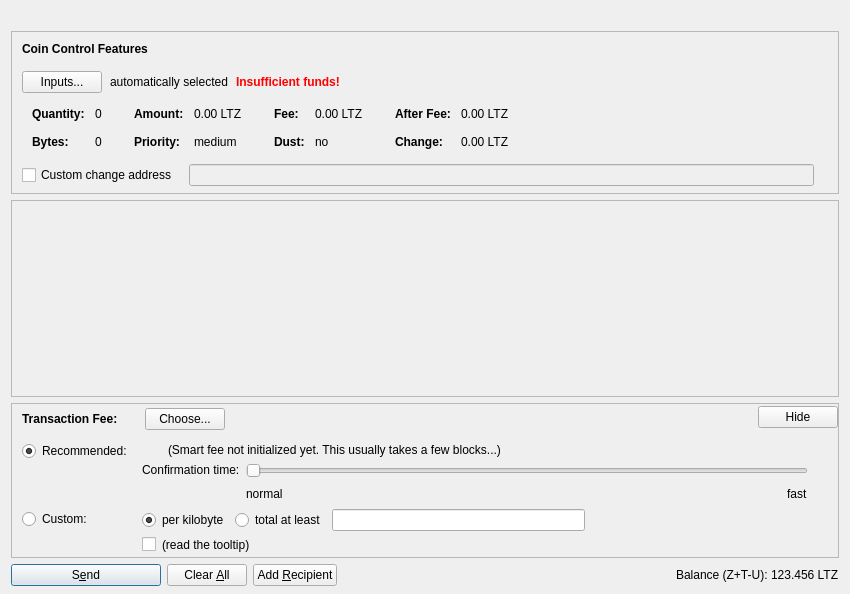
<?xml version="1.0" encoding="UTF-8"?>
<ui version="4.0">
 <class>SendCoinsDialog</class>
 <widget class="QDialog" name="SendCoinsDialog">
  <property name="geometry">
   <rect>
    <x>0</x>
    <y>0</y>
    <width>850</width>
    <height>594</height>
   </rect>
  </property>
  <property name="windowTitle">
   <string>Send Coins</string>
  </property>
  <layout class="QVBoxLayout" name="verticalLayout" stretch="0,0,1,0,0">
   <property name="bottomMargin">
    <number>8</number>
   </property>
   <item>
    <widget class="QLabel" name="labelLogo">
     <property name="text">
      <string/>
     </property>
     <property name="pixmap">
      <pixmap resource="../bitcoin.qrc">:/images/logo</pixmap>
     </property>
     <property name="margin">
      <number>10</number>
     </property>
    </widget>
   </item>
   <item>
    <widget class="QFrame" name="frameCoinControl">
     <property name="sizePolicy">
      <sizepolicy hsizetype="Expanding" vsizetype="Expanding">
       <horstretch>0</horstretch>
       <verstretch>0</verstretch>
      </sizepolicy>
     </property>
     <property name="maximumSize">
      <size>
       <width>16777215</width>
       <height>16777215</height>
      </size>
     </property>
     <property name="frameShape">
      <enum>QFrame::StyledPanel</enum>
     </property>
     <property name="frameShadow">
      <enum>QFrame::Sunken</enum>
     </property>
     <layout class="QVBoxLayout" name="verticalLayoutCoinControl2">
      <property name="spacing">
       <number>0</number>
      </property>
      <property name="leftMargin">
       <number>0</number>
      </property>
      <property name="topMargin">
       <number>0</number>
      </property>
      <property name="rightMargin">
       <number>0</number>
      </property>
      <property name="bottomMargin">
       <number>6</number>
      </property>
      <item>
       <layout class="QVBoxLayout" name="verticalLayoutCoinControl" stretch="0,0,0,0,1">
        <property name="spacing">
         <number>0</number>
        </property>
        <property name="leftMargin">
         <number>10</number>
        </property>
        <property name="topMargin">
         <number>10</number>
        </property>
        <item>
         <layout class="QHBoxLayout" name="horizontalLayoutCoinControl1">
          <property name="bottomMargin">
           <number>15</number>
          </property>
          <item>
           <widget class="QLabel" name="labelCoinControlFeatures">
            <property name="sizePolicy">
             <sizepolicy hsizetype="Preferred" vsizetype="Maximum">
              <horstretch>0</horstretch>
              <verstretch>0</verstretch>
             </sizepolicy>
            </property>
            <property name="font">
             <font>
              <weight>75</weight>
              <bold>true</bold>
             </font>
            </property>
            <property name="styleSheet">
             <string notr="true">font-weight:bold;</string>
            </property>
            <property name="text">
             <string>Coin Control Features</string>
            </property>
           </widget>
          </item>
         </layout>
        </item>
        <item>
         <layout class="QHBoxLayout" name="horizontalLayoutCoinControl2" stretch="0,0,0,0">
          <property name="spacing">
           <number>8</number>
          </property>
          <property name="bottomMargin">
           <number>10</number>
          </property>
          <item>
           <widget class="QPushButton" name="pushButtonCoinControl">
            <property name="styleSheet">
             <string notr="true"/>
            </property>
            <property name="text">
             <string>Inputs...</string>
            </property>
            <property name="autoDefault">
             <bool>false</bool>
            </property>
           </widget>
          </item>
          <item>
           <widget class="QLabel" name="labelCoinControlAutomaticallySelected">
            <property name="text">
             <string>automatically selected</string>
            </property>
            <property name="margin">
             <number>5</number>
            </property>
           </widget>
          </item>
          <item>
           <widget class="QLabel" name="labelCoinControlInsuffFunds">
            <property name="font">
             <font>
              <weight>75</weight>
              <bold>true</bold>
             </font>
            </property>
            <property name="styleSheet">
             <string notr="true">color:red;font-weight:bold;</string>
            </property>
            <property name="text">
             <string>Insufficient funds!</string>
            </property>
            <property name="margin">
             <number>5</number>
            </property>
           </widget>
          </item>
          <item>
           <spacer name="horizontalSpacerCoinControl">
            <property name="orientation">
             <enum>Qt::Horizontal</enum>
            </property>
            <property name="sizeHint" stdset="0">
             <size>
              <width>40</width>
              <height>1</height>
             </size>
            </property>
           </spacer>
          </item>
         </layout>
        </item>
        <item>
         <widget class="QWidget" name="widgetCoinControl" native="true">
          <property name="sizePolicy">
           <sizepolicy hsizetype="Preferred" vsizetype="Preferred">
            <horstretch>0</horstretch>
            <verstretch>0</verstretch>
           </sizepolicy>
          </property>
          <property name="minimumSize">
           <size>
            <width>0</width>
            <height>0</height>
           </size>
          </property>
          <property name="styleSheet">
           <string notr="true"/>
          </property>
          <layout class="QHBoxLayout" name="horizontalLayoutCoinControl5">
           <property name="leftMargin">
            <number>0</number>
           </property>
           <property name="topMargin">
            <number>0</number>
           </property>
           <property name="rightMargin">
            <number>0</number>
           </property>
           <property name="bottomMargin">
            <number>0</number>
           </property>
           <item>
            <layout class="QHBoxLayout" name="horizontalLayoutCoinControl3" stretch="0,0,0,1">
             <property name="spacing">
              <number>20</number>
             </property>
             <property name="topMargin">
              <number>0</number>
             </property>
             <property name="bottomMargin">
              <number>10</number>
             </property>
             <item>
              <layout class="QFormLayout" name="formLayoutCoinControl1">
               <property name="horizontalSpacing">
                <number>10</number>
               </property>
               <property name="verticalSpacing">
                <number>14</number>
               </property>
               <property name="leftMargin">
                <number>10</number>
               </property>
               <property name="topMargin">
                <number>4</number>
               </property>
               <property name="rightMargin">
                <number>6</number>
               </property>
               <item row="0" column="0">
                <widget class="QLabel" name="labelCoinControlQuantityText">
                 <property name="font">
                  <font>
                   <weight>75</weight>
                   <bold>true</bold>
                  </font>
                 </property>
                 <property name="text">
                  <string>Quantity:</string>
                 </property>
                 <property name="margin">
                  <number>0</number>
                 </property>
                </widget>
               </item>
               <item row="0" column="1">
                <widget class="QLabel" name="labelCoinControlQuantity">
                 <property name="cursor">
                  <cursorShape>IBeamCursor</cursorShape>
                 </property>
                 <property name="contextMenuPolicy">
                  <enum>Qt::ActionsContextMenu</enum>
                 </property>
                 <property name="text">
                  <string notr="true">0</string>
                 </property>
                 <property name="margin">
                  <number>0</number>
                 </property>
                 <property name="textInteractionFlags">
                  <set>Qt::LinksAccessibleByMouse|Qt::TextSelectableByKeyboard|Qt::TextSelectableByMouse</set>
                 </property>
                </widget>
               </item>
               <item row="1" column="0">
                <widget class="QLabel" name="labelCoinControlBytesText">
                 <property name="font">
                  <font>
                   <weight>75</weight>
                   <bold>true</bold>
                  </font>
                 </property>
                 <property name="text">
                  <string>Bytes:</string>
                 </property>
                </widget>
               </item>
               <item row="1" column="1">
                <widget class="QLabel" name="labelCoinControlBytes">
                 <property name="cursor">
                  <cursorShape>IBeamCursor</cursorShape>
                 </property>
                 <property name="contextMenuPolicy">
                  <enum>Qt::ActionsContextMenu</enum>
                 </property>
                 <property name="text">
                  <string notr="true">0</string>
                 </property>
                 <property name="textInteractionFlags">
                  <set>Qt::LinksAccessibleByMouse|Qt::TextSelectableByKeyboard|Qt::TextSelectableByMouse</set>
                 </property>
                </widget>
               </item>
              </layout>
             </item>
             <item>
              <layout class="QFormLayout" name="formLayoutCoinControl2">
               <property name="horizontalSpacing">
                <number>10</number>
               </property>
               <property name="verticalSpacing">
                <number>14</number>
               </property>
               <property name="leftMargin">
                <number>6</number>
               </property>
               <property name="topMargin">
                <number>4</number>
               </property>
               <property name="rightMargin">
                <number>6</number>
               </property>
               <item row="0" column="0">
                <widget class="QLabel" name="labelCoinControlAmountText">
                 <property name="font">
                  <font>
                   <weight>75</weight>
                   <bold>true</bold>
                  </font>
                 </property>
                 <property name="text">
                  <string>Amount:</string>
                 </property>
                 <property name="margin">
                  <number>0</number>
                 </property>
                </widget>
               </item>
               <item row="0" column="1">
                <widget class="QLabel" name="labelCoinControlAmount">
                 <property name="cursor">
                  <cursorShape>IBeamCursor</cursorShape>
                 </property>
                 <property name="contextMenuPolicy">
                  <enum>Qt::ActionsContextMenu</enum>
                 </property>
                 <property name="text">
                  <string notr="true">0.00 LTZ</string>
                 </property>
                 <property name="textInteractionFlags">
                  <set>Qt::LinksAccessibleByMouse|Qt::TextSelectableByKeyboard|Qt::TextSelectableByMouse</set>
                 </property>
                </widget>
               </item>
               <item row="1" column="0">
                <widget class="QLabel" name="labelCoinControlPriorityText">
                 <property name="font">
                  <font>
                   <weight>75</weight>
                   <bold>true</bold>
                  </font>
                 </property>
                 <property name="text">
                  <string>Priority:</string>
                 </property>
                </widget>
               </item>
               <item row="1" column="1">
                <widget class="QLabel" name="labelCoinControlPriority">
                 <property name="cursor">
                  <cursorShape>IBeamCursor</cursorShape>
                 </property>
                 <property name="contextMenuPolicy">
                  <enum>Qt::ActionsContextMenu</enum>
                 </property>
                 <property name="text">
                  <string notr="true">medium</string>
                 </property>
                 <property name="textInteractionFlags">
                  <set>Qt::LinksAccessibleByMouse|Qt::TextSelectableByKeyboard|Qt::TextSelectableByMouse</set>
                 </property>
                </widget>
               </item>
              </layout>
             </item>
             <item>
              <layout class="QFormLayout" name="formLayoutCoinControl3">
               <property name="horizontalSpacing">
                <number>10</number>
               </property>
               <property name="verticalSpacing">
                <number>14</number>
               </property>
               <property name="leftMargin">
                <number>6</number>
               </property>
               <property name="topMargin">
                <number>4</number>
               </property>
               <property name="rightMargin">
                <number>6</number>
               </property>
               <item row="0" column="0">
                <widget class="QLabel" name="labelCoinControlFeeText">
                 <property name="font">
                  <font>
                   <weight>75</weight>
                   <bold>true</bold>
                  </font>
                 </property>
                 <property name="text">
                  <string>Fee:</string>
                 </property>
                 <property name="margin">
                  <number>0</number>
                 </property>
                </widget>
               </item>
               <item row="0" column="1">
                <widget class="QLabel" name="labelCoinControlFee">
                 <property name="cursor">
                  <cursorShape>IBeamCursor</cursorShape>
                 </property>
                 <property name="contextMenuPolicy">
                  <enum>Qt::ActionsContextMenu</enum>
                 </property>
                 <property name="text">
                  <string notr="true">0.00 LTZ</string>
                 </property>
                 <property name="textInteractionFlags">
                  <set>Qt::LinksAccessibleByMouse|Qt::TextSelectableByKeyboard|Qt::TextSelectableByMouse</set>
                 </property>
                </widget>
               </item>
               <item row="1" column="0">
                <widget class="QLabel" name="labelCoinControlLowOutputText">
                 <property name="font">
                  <font>
                   <weight>75</weight>
                   <bold>true</bold>
                  </font>
                 </property>
                 <property name="text">
                  <string>Dust:</string>
                 </property>
                </widget>
               </item>
               <item row="1" column="1">
                <widget class="QLabel" name="labelCoinControlLowOutput">
                 <property name="cursor">
                  <cursorShape>IBeamCursor</cursorShape>
                 </property>
                 <property name="contextMenuPolicy">
                  <enum>Qt::ActionsContextMenu</enum>
                 </property>
                 <property name="text">
                  <string notr="true">no</string>
                 </property>
                 <property name="textInteractionFlags">
                  <set>Qt::LinksAccessibleByMouse|Qt::TextSelectableByKeyboard|Qt::TextSelectableByMouse</set>
                 </property>
                </widget>
               </item>
              </layout>
             </item>
             <item>
              <layout class="QFormLayout" name="formLayoutCoinControl4">
               <property name="horizontalSpacing">
                <number>10</number>
               </property>
               <property name="verticalSpacing">
                <number>14</number>
               </property>
               <property name="leftMargin">
                <number>6</number>
               </property>
               <property name="topMargin">
                <number>4</number>
               </property>
               <property name="rightMargin">
                <number>6</number>
               </property>
               <item row="0" column="0">
                <widget class="QLabel" name="labelCoinControlAfterFeeText">
                 <property name="font">
                  <font>
                   <weight>75</weight>
                   <bold>true</bold>
                  </font>
                 </property>
                 <property name="text">
                  <string>After Fee:</string>
                 </property>
                 <property name="margin">
                  <number>0</number>
                 </property>
                </widget>
               </item>
               <item row="0" column="1">
                <widget class="QLabel" name="labelCoinControlAfterFee">
                 <property name="cursor">
                  <cursorShape>IBeamCursor</cursorShape>
                 </property>
                 <property name="contextMenuPolicy">
                  <enum>Qt::ActionsContextMenu</enum>
                 </property>
                 <property name="text">
                  <string notr="true">0.00 LTZ</string>
                 </property>
                 <property name="textInteractionFlags">
                  <set>Qt::LinksAccessibleByMouse|Qt::TextSelectableByKeyboard|Qt::TextSelectableByMouse</set>
                 </property>
                </widget>
               </item>
               <item row="1" column="0">
                <widget class="QLabel" name="labelCoinControlChangeText">
                 <property name="font">
                  <font>
                   <weight>75</weight>
                   <bold>true</bold>
                  </font>
                 </property>
                 <property name="text">
                  <string>Change:</string>
                 </property>
                </widget>
               </item>
               <item row="1" column="1">
                <widget class="QLabel" name="labelCoinControlChange">
                 <property name="cursor">
                  <cursorShape>IBeamCursor</cursorShape>
                 </property>
                 <property name="contextMenuPolicy">
                  <enum>Qt::ActionsContextMenu</enum>
                 </property>
                 <property name="text">
                  <string notr="true">0.00 LTZ</string>
                 </property>
                 <property name="textInteractionFlags">
                  <set>Qt::LinksAccessibleByMouse|Qt::TextSelectableByKeyboard|Qt::TextSelectableByMouse</set>
                 </property>
                </widget>
               </item>
              </layout>
             </item>
            </layout>
           </item>
          </layout>
         </widget>
        </item>
        <item>
         <layout class="QHBoxLayout" name="horizontalLayoutCoinControl4" stretch="0,0,0">
          <property name="spacing">
           <number>12</number>
          </property>
          <property name="sizeConstraint">
           <enum>QLayout::SetDefaultConstraint</enum>
          </property>
          <property name="topMargin">
           <number>5</number>
          </property>
          <property name="rightMargin">
           <number>5</number>
          </property>
          <item>
           <widget class="QCheckBox" name="checkBoxCoinControlChange">
            <property name="toolTip">
             <string>If this is activated, but the change address is empty or invalid, change will be sent to a newly generated address.</string>
            </property>
            <property name="text">
             <string>Custom change address</string>
            </property>
           </widget>
          </item>
          <item>
           <widget class="QValidatedLineEdit" name="lineEditCoinControlChange">
            <property name="enabled">
             <bool>false</bool>
            </property>
            <property name="sizePolicy">
             <sizepolicy hsizetype="Expanding" vsizetype="Fixed">
              <horstretch>0</horstretch>
              <verstretch>0</verstretch>
             </sizepolicy>
            </property>
           </widget>
          </item>
          <item>
           <widget class="QLabel" name="labelCoinControlChangeLabel">
            <property name="sizePolicy">
             <sizepolicy hsizetype="Preferred" vsizetype="Expanding">
              <horstretch>0</horstretch>
              <verstretch>0</verstretch>
             </sizepolicy>
            </property>
            <property name="minimumSize">
             <size>
              <width>0</width>
              <height>0</height>
             </size>
            </property>
            <property name="text">
             <string/>
            </property>
            <property name="margin">
             <number>3</number>
            </property>
           </widget>
          </item>
         </layout>
        </item>
        <item>
         <spacer name="verticalSpacerCoinControl">
          <property name="orientation">
           <enum>Qt::Vertical</enum>
          </property>
          <property name="sizeHint" stdset="0">
           <size>
            <width>800</width>
            <height>1</height>
           </size>
          </property>
         </spacer>
        </item>
       </layout>
      </item>
     </layout>
    </widget>
   </item>
   <item>
    <widget class="QScrollArea" name="scrollArea">
     <property name="widgetResizable">
      <bool>true</bool>
     </property>
     <widget class="QWidget" name="scrollAreaWidgetContents">
      <property name="geometry">
       <rect>
        <x>0</x>
        <y>0</y>
        <width>830</width>
        <height>68</height>
       </rect>
      </property>
      <layout class="QVBoxLayout" name="verticalLayout_2" stretch="0,1">
       <property name="leftMargin">
        <number>0</number>
       </property>
       <property name="topMargin">
        <number>0</number>
       </property>
       <property name="rightMargin">
        <number>0</number>
       </property>
       <property name="bottomMargin">
        <number>0</number>
       </property>
       <item>
        <layout class="QVBoxLayout" name="entries">
         <property name="spacing">
          <number>6</number>
         </property>
        </layout>
       </item>
       <item>
        <spacer name="verticalSpacer">
         <property name="orientation">
          <enum>Qt::Vertical</enum>
         </property>
         <property name="sizeHint" stdset="0">
          <size>
           <width>20</width>
           <height>40</height>
          </size>
         </property>
        </spacer>
       </item>
      </layout>
     </widget>
    </widget>
   </item>
   <item>
    <widget class="QFrame" name="frameFee">
     <property name="sizePolicy">
      <sizepolicy hsizetype="Expanding" vsizetype="Expanding">
       <horstretch>0</horstretch>
       <verstretch>0</verstretch>
      </sizepolicy>
     </property>
     <property name="maximumSize">
      <size>
       <width>16777215</width>
       <height>16777215</height>
      </size>
     </property>
     <property name="frameShape">
      <enum>QFrame::StyledPanel</enum>
     </property>
     <property name="frameShadow">
      <enum>QFrame::Sunken</enum>
     </property>
     <layout class="QVBoxLayout" name="verticalLayoutFee1">
      <property name="spacing">
       <number>0</number>
      </property>
      <property name="leftMargin">
       <number>0</number>
      </property>
      <property name="topMargin">
       <number>0</number>
      </property>
      <property name="rightMargin">
       <number>0</number>
      </property>
      <property name="bottomMargin">
       <number>0</number>
      </property>
      <item>
       <layout class="QVBoxLayout" name="verticalLayoutFee2" stretch="0,0,0">
        <property name="spacing">
         <number>0</number>
        </property>
        <property name="leftMargin">
         <number>10</number>
        </property>
        <property name="topMargin">
         <number>0</number>
        </property>
        <item>
         <layout class="QHBoxLayout" name="horizontalLayoutFee1">
          <property name="bottomMargin">
           <number>0</number>
          </property>
          <item>
           <layout class="QVBoxLayout" name="verticalLayoutFee7">
            <property name="spacing">
             <number>0</number>
            </property>
            <item>
             <spacer name="verticalSpacerSmartFee">
              <property name="orientation">
               <enum>Qt::Vertical</enum>
              </property>
              <property name="sizeType">
               <enum>QSizePolicy::Fixed</enum>
              </property>
              <property name="sizeHint" stdset="0">
               <size>
                <width>1</width>
                <height>4</height>
               </size>
              </property>
             </spacer>
            </item>
            <item>
             <layout class="QHBoxLayout" name="horizontalLayoutSmartFee">
              <property name="spacing">
               <number>10</number>
              </property>
              <item>
               <widget class="QLabel" name="labelFeeHeadline">
                <property name="sizePolicy">
                 <sizepolicy hsizetype="Preferred" vsizetype="Maximum">
                  <horstretch>0</horstretch>
                  <verstretch>0</verstretch>
                 </sizepolicy>
                </property>
                <property name="font">
                 <font>
                  <weight>75</weight>
                  <bold>true</bold>
                 </font>
                </property>
                <property name="styleSheet">
                 <string notr="true">font-weight:bold;</string>
                </property>
                <property name="text">
                 <string>Transaction Fee:</string>
                </property>
               </widget>
              </item>
              <item>
               <widget class="QLabel" name="labelFeeMinimized">
                <property name="text">
                 <string/>
                </property>
               </widget>
              </item>
              <item>
               <widget class="QPushButton" name="buttonChooseFee">
                <property name="text">
                 <string>Choose...</string>
                </property>
               </widget>
              </item>
             </layout>
            </item>
            <item>
             <spacer name="verticalSpacer_5">
              <property name="orientation">
               <enum>Qt::Vertical</enum>
              </property>
              <property name="sizeHint" stdset="0">
               <size>
                <width>1</width>
                <height>1</height>
               </size>
              </property>
             </spacer>
            </item>
           </layout>
          </item>
          <item>
           <spacer name="horizontalSpacer_4">
            <property name="orientation">
             <enum>Qt::Horizontal</enum>
            </property>
            <property name="sizeHint" stdset="0">
             <size>
              <width>40</width>
              <height>20</height>
             </size>
            </property>
           </spacer>
          </item>
          <item>
           <widget class="QPushButton" name="buttonMinimizeFee">
            <property name="toolTip">
             <string>collapse fee-settings</string>
            </property>
            <property name="text">
             <string>Hide</string>
            </property>
           </widget>
          </item>
         </layout>
        </item>
        <item>
         <widget class="QFrame" name="frameFeeSelection">
          <layout class="QVBoxLayout" name="verticalLayoutFee12">
           <property name="spacing">
            <number>0</number>
           </property>
           <property name="leftMargin">
            <number>0</number>
           </property>
           <property name="topMargin">
            <number>0</number>
           </property>
           <property name="rightMargin">
            <number>0</number>
           </property>
           <property name="bottomMargin">
            <number>0</number>
           </property>
           <item>
            <layout class="QGridLayout" name="gridLayoutFee">
             <property name="topMargin">
              <number>10</number>
             </property>
             <property name="bottomMargin">
              <number>4</number>
             </property>
             <property name="horizontalSpacing">
              <number>10</number>
             </property>
             <property name="verticalSpacing">
              <number>4</number>
             </property>
             <item row="1" column="1">
              <layout class="QVBoxLayout" name="verticalLayoutFee8">
               <property name="spacing">
                <number>6</number>
               </property>
               <item>
                <layout class="QHBoxLayout" name="horizontalLayoutFee13">
                 <item>
                  <widget class="QRadioButton" name="radioCustomPerKilobyte">
                   <property name="toolTip">
                    <string>If the custom fee is set to 1000 satoshis and the transaction is only 250 bytes, then &quot;per kilobyte&quot; only pays 250 satoshis in fee, while &quot;total at least&quot; pays 1000 satoshis. For transactions bigger than a kilobyte both pay by kilobyte.</string>
                   </property>
                   <property name="text">
                    <string>per kilobyte</string>
                   </property>
                   <property name="checked">
                    <bool>true</bool>
                   </property>
                   <attribute name="buttonGroup">
                    <string notr="true">groupCustomFee</string>
                   </attribute>
                  </widget>
                 </item>
                 <item>
                  <widget class="QRadioButton" name="radioCustomAtLeast">
                   <property name="toolTip">
                    <string>If the custom fee is set to 1000 satoshis and the transaction is only 250 bytes, then &quot;per kilobyte&quot; only pays 250 satoshis in fee, while &quot;total at least&quot; pays 1000 satoshis. For transactions bigger than a kilobyte both pay by kilobyte.</string>
                   </property>
                   <property name="text">
                    <string>total at least</string>
                   </property>
                   <attribute name="buttonGroup">
                    <string notr="true">groupCustomFee</string>
                   </attribute>
                  </widget>
                 </item>
                 <item>
                  <widget class="BitcoinAmountField" name="customFee"/>
                 </item>
                 <item>
                  <spacer name="horizontalSpacer_6">
                   <property name="orientation">
                    <enum>Qt::Horizontal</enum>
                   </property>
                   <property name="sizeHint" stdset="0">
                    <size>
                     <width>1</width>
                     <height>1</height>
                    </size>
                   </property>
                  </spacer>
                 </item>
                </layout>
               </item>
               <item>
                <layout class="QHBoxLayout" name="horizontalLayoutFee8">
                 <item>
                  <widget class="QCheckBox" name="checkBoxMinimumFee">
                   <property name="toolTip">
                    <string>Paying only the minimum fee is just fine as long as there is less transaction volume than space in the blocks. But be aware that this can end up in a never confirming transaction once there is more demand for bitcoin transactions than the network can process.</string>
                   </property>
                   <property name="text">
                    <string/>
                   </property>
                  </widget>
                 </item>
                 <item>
                  <widget class="QLabel" name="labelMinFeeWarning">
                   <property name="enabled">
                    <bool>true</bool>
                   </property>
                   <property name="toolTip">
                    <string>Paying only the minimum fee is just fine as long as there is less transaction volume than space in the blocks. But be aware that this can end up in a never confirming transaction once there is more demand for bitcoin transactions than the network can process.</string>
                   </property>
                   <property name="text">
                    <string>(read the tooltip)</string>
                   </property>
                   <property name="margin">
                    <number>5</number>
                   </property>
                  </widget>
                 </item>
                 <item>
                  <spacer name="horizontalSpacer_2">
                   <property name="orientation">
                    <enum>Qt::Horizontal</enum>
                   </property>
                   <property name="sizeHint" stdset="0">
                    <size>
                     <width>1</width>
                     <height>1</height>
                    </size>
                   </property>
                  </spacer>
                 </item>
                </layout>
               </item>
              </layout>
             </item>
             <item row="0" column="0">
              <layout class="QVBoxLayout" name="verticalLayoutFee4" stretch="0,1">
               <item>
                <widget class="QRadioButton" name="radioSmartFee">
                 <property name="text">
                  <string>Recommended:</string>
                 </property>
                 <property name="checked">
                  <bool>true</bool>
                 </property>
                 <attribute name="buttonGroup">
                  <string notr="true">groupFee</string>
                 </attribute>
                </widget>
               </item>
               <item>
                <spacer name="verticalSpacer_2">
                 <property name="orientation">
                  <enum>Qt::Vertical</enum>
                 </property>
                 <property name="sizeHint" stdset="0">
                  <size>
                   <width>1</width>
                   <height>1</height>
                  </size>
                 </property>
                </spacer>
               </item>
              </layout>
             </item>
             <item row="1" column="0">
              <layout class="QVBoxLayout" name="verticalLayoutFee9" stretch="0,1">
               <item>
                <widget class="QRadioButton" name="radioCustomFee">
                 <property name="text">
                  <string>Custom:</string>
                 </property>
                 <attribute name="buttonGroup">
                  <string notr="true">groupFee</string>
                 </attribute>
                </widget>
               </item>
               <item>
                <spacer name="verticalSpacer_6">
                 <property name="orientation">
                  <enum>Qt::Vertical</enum>
                 </property>
                 <property name="sizeHint" stdset="0">
                  <size>
                   <width>1</width>
                   <height>1</height>
                  </size>
                 </property>
                </spacer>
               </item>
              </layout>
             </item>
             <item row="0" column="1">
              <layout class="QVBoxLayout" name="verticalLayoutFee3" stretch="0,0,1">
               <property name="spacing">
                <number>6</number>
               </property>
               <property name="topMargin">
                <number>2</number>
               </property>
               <item>
                <layout class="QHBoxLayout" name="horizontalLayoutFee12">
                 <item>
                  <widget class="QLabel" name="labelSmartFee">
                   <property name="text">
                    <string/>
                   </property>
                   <property name="margin">
                    <number>2</number>
                   </property>
                  </widget>
                 </item>
                 <item>
                  <widget class="QLabel" name="labelFeeEstimation">
                   <property name="text">
                    <string/>
                   </property>
                  </widget>
                 </item>
                 <item>
                  <widget class="QLabel" name="labelSmartFee2">
                   <property name="text">
                    <string>(Smart fee not initialized yet. This usually takes a few blocks...)</string>
                   </property>
                   <property name="margin">
                    <number>2</number>
                   </property>
                  </widget>
                 </item>
                 <item>
                  <spacer name="horizontalSpacer_5">
                   <property name="orientation">
                    <enum>Qt::Horizontal</enum>
                   </property>
                   <property name="sizeHint" stdset="0">
                    <size>
                     <width>1</width>
                     <height>1</height>
                    </size>
                   </property>
                  </spacer>
                 </item>
                </layout>
               </item>
               <item>
                <layout class="QHBoxLayout" name="horizontalLayoutFee9">
                 <item>
                  <layout class="QVBoxLayout" name="verticalLayoutFee6">
                   <item>
                    <widget class="QLabel" name="labelSmartFee3">
                     <property name="text">
                      <string>Confirmation time:</string>
                     </property>
                     <property name="margin">
                      <number>2</number>
                     </property>
                    </widget>
                   </item>
                   <item>
                    <spacer name="verticalSpacer_3">
                     <property name="orientation">
                      <enum>Qt::Vertical</enum>
                     </property>
                     <property name="sizeHint" stdset="0">
                      <size>
                       <width>1</width>
                       <height>1</height>
                      </size>
                     </property>
                    </spacer>
                   </item>
                  </layout>
                 </item>
                 <item>
                  <layout class="QVBoxLayout" name="verticalLayoutFee5">
                   <property name="rightMargin">
                    <number>30</number>
                   </property>
                   <item>
                    <widget class="QSlider" name="sliderSmartFee">
                     <property name="minimum">
                      <number>0</number>
                     </property>
                     <property name="maximum">
                      <number>24</number>
                     </property>
                     <property name="pageStep">
                      <number>1</number>
                     </property>
                     <property name="value">
                      <number>0</number>
                     </property>
                     <property name="orientation">
                      <enum>Qt::Horizontal</enum>
                     </property>
                     <property name="invertedAppearance">
                      <bool>false</bool>
                     </property>
                     <property name="invertedControls">
                      <bool>false</bool>
                     </property>
                     <property name="tickPosition">
                      <enum>QSlider::NoTicks</enum>
                     </property>
                    </widget>
                   </item>
                   <item>
                    <layout class="QHBoxLayout" name="horizontalLayoutFee10">
                     <item>
                      <widget class="QLabel" name="labelSmartFeeNormal">
                       <property name="text">
                        <string>normal</string>
                       </property>
                      </widget>
                     </item>
                     <item>
                      <spacer name="horizontalSpacer_3">
                       <property name="orientation">
                        <enum>Qt::Horizontal</enum>
                       </property>
                       <property name="sizeHint" stdset="0">
                        <size>
                         <width>40</width>
                         <height>20</height>
                        </size>
                       </property>
                      </spacer>
                     </item>
                     <item>
                      <widget class="QLabel" name="labelSmartFeeFast">
                       <property name="text">
                        <string>fast</string>
                       </property>
                      </widget>
                     </item>
                    </layout>
                   </item>
                  </layout>
                 </item>
                </layout>
               </item>
               <item>
                <spacer name="verticalSpacer_4">
                 <property name="orientation">
                  <enum>Qt::Vertical</enum>
                 </property>
                 <property name="sizeHint" stdset="0">
                  <size>
                   <width>1</width>
                   <height>1</height>
                  </size>
                 </property>
                </spacer>
               </item>
              </layout>
             </item>
            </layout>
           </item>
          </layout>
         </widget>
        </item>
        <item>
         <spacer name="verticalSpacerFee">
          <property name="orientation">
           <enum>Qt::Vertical</enum>
          </property>
          <property name="sizeHint" stdset="0">
           <size>
            <width>800</width>
            <height>1</height>
           </size>
          </property>
         </spacer>
        </item>
       </layout>
      </item>
     </layout>
    </widget>
   </item>
   <item>
    <layout class="QHBoxLayout" name="horizontalLayout">
     <item>
      <widget class="QPushButton" name="sendButton">
       <property name="minimumSize">
        <size>
         <width>150</width>
         <height>0</height>
        </size>
       </property>
       <property name="toolTip">
        <string>Confirm the send action</string>
       </property>
       <property name="text">
        <string>S&amp;end</string>
       </property>
       <property name="icon">
        <iconset resource="../bitcoin.qrc">
         <normaloff>:/images/send2</normaloff>:/images/send2</iconset>
       </property>
       <property name="autoDefault">
        <bool>false</bool>
       </property>
       <property name="default">
        <bool>true</bool>
       </property>
      </widget>
     </item>
     <item>
      <widget class="QPushButton" name="clearButton">
       <property name="sizePolicy">
        <sizepolicy hsizetype="Minimum" vsizetype="Fixed">
         <horstretch>0</horstretch>
         <verstretch>0</verstretch>
        </sizepolicy>
       </property>
       <property name="toolTip">
        <string>Clear all fields of the form.</string>
       </property>
       <property name="text">
        <string>Clear &amp;All</string>
       </property>
       <property name="icon">
        <iconset resource="../bitcoin.qrc">
         <normaloff>:/images/clear</normaloff>:/images/clear</iconset>
       </property>
       <property name="autoDefault">
        <bool>false</bool>
       </property>
      </widget>
     </item>
     <item>
      <widget class="QPushButton" name="addButton">
       <property name="toolTip">
        <string>Send to multiple recipients at once</string>
       </property>
       <property name="text">
        <string>Add &amp;Recipient</string>
       </property>
       <property name="icon">
        <iconset resource="../bitcoin.qrc">
         <normaloff>:/images/add3</normaloff>:/images/add3</iconset>
       </property>
       <property name="autoDefault">
        <bool>false</bool>
       </property>
      </widget>
     </item>
     <item>
      <spacer name="horizontalSpacer">
       <property name="orientation">
        <enum>Qt::Horizontal</enum>
       </property>
       <property name="sizeHint" stdset="0">
        <size>
         <width>40</width>
         <height>20</height>
        </size>
       </property>
      </spacer>
     </item>
     <item>
      <layout class="QHBoxLayout" name="horizontalLayout_2">
       <property name="spacing">
        <number>3</number>
       </property>
       <item>
        <widget class="QLabel" name="label">
         <property name="sizePolicy">
          <sizepolicy hsizetype="Preferred" vsizetype="Fixed">
           <horstretch>0</horstretch>
           <verstretch>0</verstretch>
          </sizepolicy>
         </property>
         <property name="text">
          <string>Balance (Z+T-U):</string>
         </property>
        </widget>
       </item>
       <item>
        <widget class="QLabel" name="labelBalance">
         <property name="sizePolicy">
          <sizepolicy hsizetype="Preferred" vsizetype="Fixed">
           <horstretch>0</horstretch>
           <verstretch>0</verstretch>
          </sizepolicy>
         </property>
         <property name="cursor">
          <cursorShape>IBeamCursor</cursorShape>
         </property>
         <property name="toolTip">
          <string>This is the total balance available to be spent. It's calculate adding balances in private and trasparent addresses minus transaction still in the coinbase that must be shielded before using them.</string>
         </property>
         <property name="text">
          <string notr="true">123.456 LTZ</string>
         </property>
         <property name="textInteractionFlags">
          <set>Qt::LinksAccessibleByMouse|Qt::TextSelectableByKeyboard|Qt::TextSelectableByMouse</set>
         </property>
        </widget>
       </item>
      </layout>
     </item>
    </layout>
   </item>
  </layout>
 </widget>
 <customwidgets>
  <customwidget>
   <class>BitcoinAmountField</class>
   <extends>QLineEdit</extends>
   <header>bitcoinamountfield.h</header>
   <container>1</container>
  </customwidget>
  <customwidget>
   <class>QValidatedLineEdit</class>
   <extends>QLineEdit</extends>
   <header>qvalidatedlineedit.h</header>
  </customwidget>
 </customwidgets>
 <resources>
  <include location="../bitcoin.qrc"/>
 </resources>
 <connections/>
 <buttongroups>
  <buttongroup name="groupFee"/>
  <buttongroup name="groupCustomFee"/>
 </buttongroups>
</ui>
